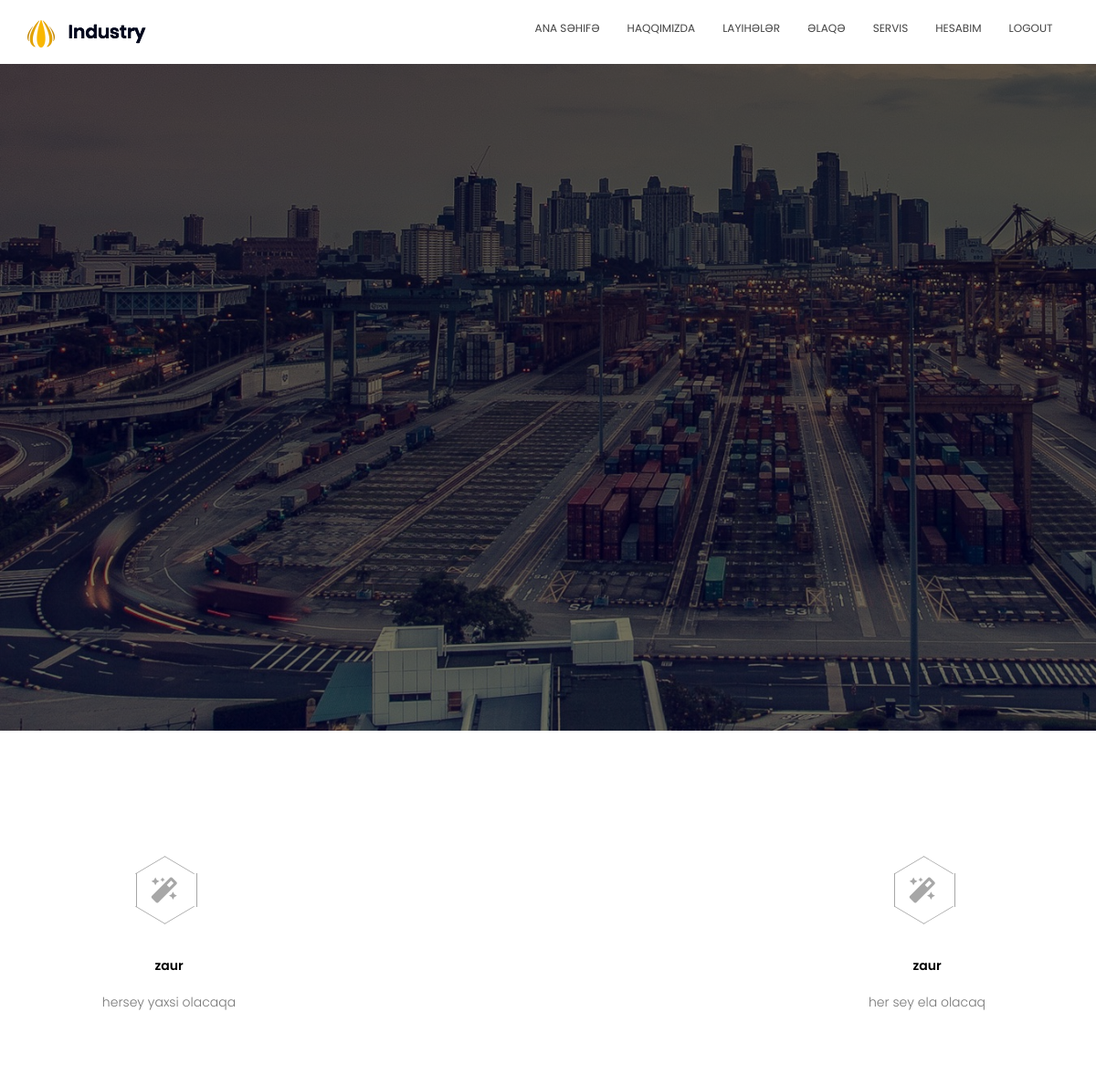
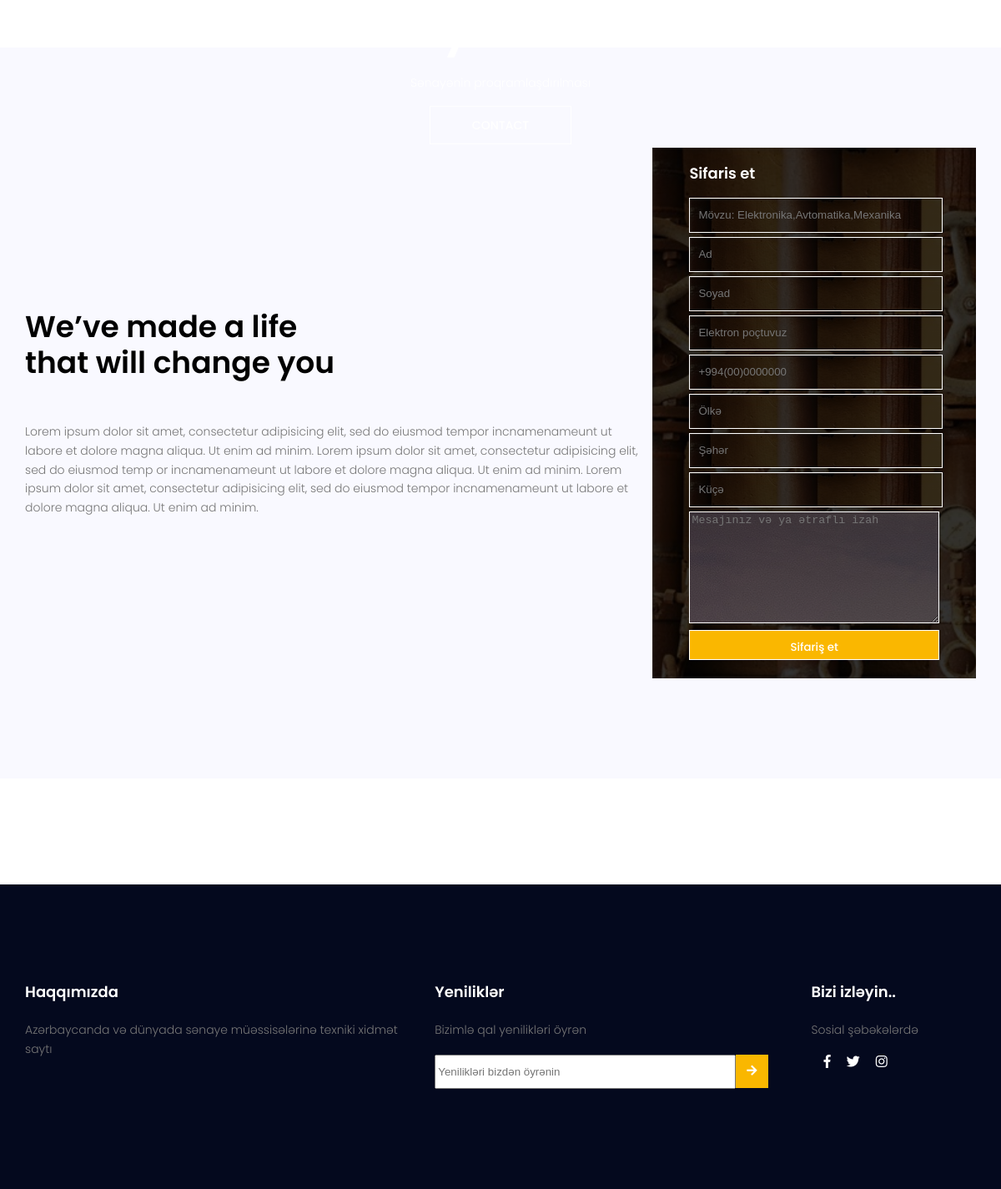
/industry/servis (signed in), run on the app's committed database (2 pictures, top to bottom).
### app/models.py (models this page shows, shortened)
class Icon(db.Model):
    id = db.Column(db.Integer, primary_key=True)
    title = db.Column(db.String(255),  nullable=False)
    text = db.Column(db.String(255),  nullable=False)

### app/views.py (the view)
@app.route('/industry/servis')
@login_required
def appservis():
    alldata=Icon.query.all()
    return render_template('app/servis.html', allicons=alldata)

### app/models.py (called while the page is built)
@login_manager.user_loader
def load_user(user_id):
    return User.query.get(int(user_id))

### templates/app/servis.html
{% extends '/app/layout.html' %}
{% block pageinner%}
    <div class="icon">
        <div class="icon-inner">
            {% for row in allicons %}
            <div class="icon-main">
                <div class="hexagon"><i class="fas fa-magic"></i></div>
                <h4>{{row.title}}</h4>
                <p>{{row.text}}</p>
            </div>
            {% endfor %}
        </div>
    </div>
    <div class="order">
        <div class="order-inner">
            <div class="order-main">
                <h1>We’ve made a life <br> that will change you </h1>
                <p>Lorem ipsum dolor sit amet, consectetur adipisicing elit, sed do eiusmod tempor incnamenameunt ut labore et dolore magna aliqua. Ut enim ad minim. Lorem ipsum dolor sit amet, consectetur adipisicing elit, sed do eiusmod temp or incnamenameunt ut labore et dolore magna aliqua. Ut enim ad minim. Lorem ipsum dolor sit amet, consectetur adipisicing elit, sed do eiusmod tempor incnamenameunt ut labore et dolore magna aliqua. Ut enim ad minim. </p>
            </div>
            <div class="order-main2">
                <form action="{{url_for('addappservis')}}" method="POST" class="order-request">
                    <h4>Sifaris et</h4>
                    <input name="subject" type="text" placeholder="Mövzu: Elektronika,Avtomatika,Mexanika">
                    <input name="name" type="text" placeholder="Ad">
                    <input name="surname" type="text" placeholder="Soyad">
                    <input name="email" type="email" placeholder="Elektron poçtuvuz">
                    <input name="phone" type="text" placeholder="+994(00)0000000">
                    <input name="country" type="text" placeholder="Ölkə">
                    <input name="city" type="text" placeholder="Şəhər">
                    <input name="street" type="text" placeholder="Küçə">
                    <textarea name="text" cols="30" rows="10" placeholder="Mesajınız və ya ətraflı izah"></textarea>
                    <button type="submit">Sifariş et</button>
                </form>
            </div>
        </div>
    </div>
{% endblock pageinner%}

### css/main.css (style rules this page uses)
html, body, div, span, applet, object, iframe, h1, h2, h3, h4, h5, h6, p, blockquote, pre, a, abbr, acronym, address, big, cite, code, del, dfn, em, img, ins, kbd, q, s, samp, small, strike, strong, sub, sup, tt, var, b, u, i, center, dl, dt, dd, ol, ul, li, fieldset, form, label, legend, table, caption, tbody, tfoot, thead, tr, th, td, article, aside, canvas, details, embed, figure, figcaption, footer, header, hgroup, menu, nav, output, ruby, section, summary, time, mark, audio, video { margin: 0; padding: 0; border: 0; font-size: 100%; font: inherit; vertical-align: baseline; }
body { line-height: 1; }
.icon { width: 100%; }
.icon .icon-inner { width: 1041px; display: flex; justify-content: space-between; margin: 137px auto; }
.icon .icon-inner .icon-main { width: 33.3333%; margin-left: -68px; margin-right: -68px; }
.icon .icon-inner h4 { font-size: 14px; margin-top: 56px; margin-bottom: 20px; font-family: "Poppins", sans-serif; font-weight: 600; line-height: 1.2em; text-align: center; }
.icon .icon-inner p { font-size: 14px; font-weight: 300; line-height: 1.625em; font-family: "Poppins", sans-serif; color: #777777; max-width: 280px; text-align: center; margin-left: auto; margin-right: auto; }
.hexagon { position: relative; width: 65px; height: 37.53px; background-color: none; margin: 18.76px 137px; border-left: solid 1px #a7a7a7; border-right: solid 1px #a7a7a7; }
.hexagon i { font-size: 28px; line-height: 1; margin-top: 5px; color: #a7a7a7; position: relative; left: 25%; }
.hexagon:before, .hexagon:after { content: ""; position: absolute; z-index: 1; width: 45.96px; height: 45.96px; transform: scaleY(0.5774) scaleX(0.9777) rotate(-45deg); background-color: inherit; left: 7.9987px; }
.hexagon:before { top: -22.9810px; border-top: solid 1px #a7a7a7; border-right: solid 1px #a7a7a7; }
.hexagon:after { bottom: -22.9810px; border-bottom: solid 1px #a7a7a7; border-left: solid 1px #a7a7a7; }
.order { width: 100%; background-color: #f9f9ff; }
.order .order-inner { max-width: 1140px; display: flex; flex-wrap: wrap; align-items: center; justify-content: center; margin-right: auto; margin-left: auto; margin-bottom: 127px; padding: 120px 0; }
.order .order-inner .order-main { width: 66%; box-sizing: border-box; padding-right: 15px; }
.order .order-inner .order-main h1 { margin-bottom: 30px; font-size: 36px; font-family: "Poppins", sans-serif; font-weight: 600; line-height: 1.2em; color: black; }
.order .order-inner .order-main p { font-size: 14px; font-weight: 300; line-height: 1.625em; font-family: "Poppins", sans-serif; color: #777777; padding-top: 20px; text-align: left; }
.order .order-inner .order-main2 { width: 34%; background-image: linear-gradient(rgba(0, 0, 0, 0.8), rgba(0, 0, 0, 0.8)), url(../img/form-bg.jpg); background-size: cover; height: 100%; }
.order .order-inner .order-main2 .order-request { margin: 22px 44px; z-index: 2; }
.order .order-inner .order-main2 .order-request h4 { color: white; font-size: 18px; padding-bottom: 20px; font-family: "Poppins", sans-serif; font-weight: 600; }
.order .order-inner .order-main2 .order-request input { height: 40px; margin-bottom: 5px; width: 94%; background: linear-gradient(rgba(0, 0, 0, 0.8), rgba(0, 0, 0, 0.8)), url(../img/form-bg.jpg); color: white; border: 1px solid; padding: 0px 10px; }
.order .order-inner .order-main2 .order-request textarea { width: 98%; height: 128px; background: linear-gradient(rgba(0, 0, 0, 0.6), rgba(0, 0, 0, 0.5)), url(../img/header-bg.jpg) no-repeat; color: white; border: 1px solid; }
.order .order-inner .order-main2 .order-request button { height: 36px; width: 100%; border: 1px solid; background-color: #fab700; display: block; text-align: center; color: white; text-decoration: none; font-weight: 500; padding-top: 7px; margin-top: 5px; font-family: "Poppins", sans-serif; }

### data on the page
Icon: title "zaur", text "hersey yaxsi olacaqa"
Icon: title "zaur", text "her sey ela olacaq"
